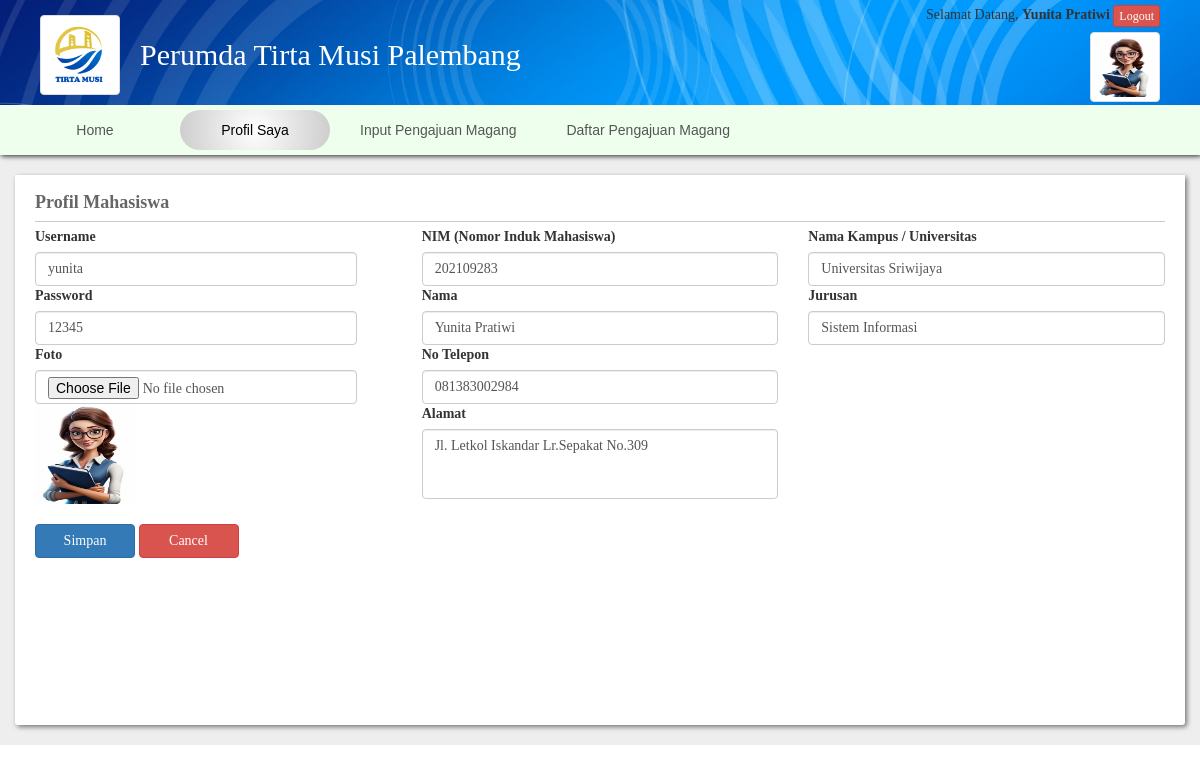
/index.php?halaman=profil (signed in), run on the app's committed database.
### tables this page shows
CREATE TABLE `mahasiswa` (
  `id_mahasiswa` int(11) NOT NULL,
  `nim` varchar(20) NOT NULL,
  `nama` varchar(30) NOT NULL,
  `jurusan` varchar(30) NOT NULL,
  `kampus` varchar(30) NOT NULL,
  `telp` varchar(20) NOT NULL,
  `alamat` text NOT NULL,
  `username` varchar(30) NOT NULL,
  `password` varchar(30) NOT NULL
);

### profil.php (the view, shortened to what this page needs)
<?php
include "koneksi.php";
$data=mysqli_fetch_array(mysqli_query($koneksi,"select * from mahasiswa where id_mahasiswa='$log_id'"));
?>
<div class="isi_conten" style="box-shadow:2px 2px 5px #777;background-color:#FFF;margin-top:15px;">
<p class="judul_conten" style="margin:5px 0 !important; padding:5px 0;">Profil Mahasiswa</p>
        <form action="" method="post" enctype="multipart/form-data" >
         <div class="row">
        	<div class="col-sm-4" style="padding-right:50px;">
				<label >Username</label>
              	<input class="form-control" name="username" value="<?=$data['username']?>" required>
                <label >Password</label>
              	<input class="form-control" name="password"   value="<?=$data['password']?>" required>
                <label >Foto</label>
              	<input class="form-control" name="foto" type="file"  >
                <img src="foto/mahasiswa/<?=$log_id?>.jpg" style="width:100px;height:100px;" />
        	</div>
            <div class="col-sm-4">
              <label >NIM (Nomor Induk Mahasiswa)</label>
              <input class="form-control" name="nim"  value="<?=$data['nim']?>"  required>
              <label >Nama </label>
              <input class="form-control" name="nama"  value="<?=$data['nama']?>"  required>
              <label >No Telepon</label>
              <input class="form-control" name="telp"  value="<?=$data['telp']?>"  required onkeypress="return goodchars(event,'0123456789',this)">
              <label >Alamat</label>
              <textarea class="form-control" name="alamat" required style="height:70px !important;"><?=$data['alamat']?></textarea>
        	</div>
             <div class="col-sm-4">
              <label >Nama Kampus / Universitas</label>
              <input class="form-control" name="kampus" value="<?=$data['kampus']?>"  required>
              <label >Jurusan</label>
              <input class="form-control" name="jurusan" value="<?=$data['jurusan']?>"  required>
        	</div>
        </div>
            <br />
            <input name="simpan" type="submit" class="btn btn-primary" value="Simpan" style="width:100px;">
            <a href="index.php"><input name="cancel" type="button" class="btn btn-danger" value="Cancel" style="width:100px;"></a>
        </form>
</div>

### index.php (shortened to what this page needs)
<?php  session_start();
include"koneksi.php";
$random_date=date("YmdHis");
if(isset($_SESSION['log_user'])){$log_user=$_SESSION['log_user'];}else{$log_user="";}
if(isset($_SESSION['log_id'])){$log_id=$_SESSION['log_id'];}else{$log_id="";}
if($log_user=="Mahasiswa")
{
	$data_log_mahasiswa=mysqli_fetch_array(mysqli_query($koneksi,"select * from mahasiswa where id_mahasiswa='$log_id'"));
	$log_pengguna=$data_log_mahasiswa['nama'];
}
else
{
	$log_pengguna=$log_user;
}
if(isset($_GET['halaman'])){$halaman=$_GET['halaman'];}else{$halaman="";}
?>
<html>
<head>
<link href="css/bootstrap.min.css" rel="stylesheet">
<link href="css/dataTables.bootstrap.min.css" rel="stylesheet">
<link href="css/style1.css?val=<?=$random_date?>" rel="stylesheet">
</head>
<body style="overflow-x:hidden;padding:0;background-color:#FFF;">
<nav class="navbar navbar-default navbar-fixed-top" style="border:none;box-shadow:2px 2px 5px rgba(0,0,0,0.1);">
   <div class="" style="overflow:hidden;box-shadow:1px 1px 5px #333;background-color:#FFF;background-image:url(img/header.jpg);background-size:cover;">
   	 <div class="container row" style="margin:0 auto;padding-top:5px;">
       <div class="col-sm-6 " style="padding:10px !important;height:100px;">
          <a href="index.php" style="text-decoration:none;" >
          	<img src="logo.png" class="img-thumbnail" style="width:80px;height:80px;position:absolute;">
            <p style="font-size:30px;line-height:20px;font-family:Cambria;color:#FFF;margin-left:100px;margin-top:30px;">Perumda Tirta Musi Palembang</p>
          </a>
        </div>
       <div class="col-sm-6">
        <?php if($log_user==""){?>
            <?php } else {?>
            <div style="text-align:right;color:#333;font-size:14px;font-family:Cambria;position:absolute;right:10px;top:0px;">
        	Selamat Datang, <b><?=$log_pengguna?></b>
            <a href="?halaman=logout" class="btn btn-xs btn-danger" onClick="return confirm('Keluar?')">Logout</a>
            <br>
            <?php if($log_user=="Mahasiswa")
			{
				echo"<img src='foto/mahasiswa/$log_id.jpg' class='img-thumbnail' style='width:70px;height:70px;margin-top:5px;'>";
			}
			?>
            </div>
            <?php } ?>
       </div>
     </div>
     <div class="" style="background-color:#EFE;padding:0;" >
      		<div class="container menu_atas" style="padding:0;">
      		<ul style="margin:0;padding:0;">
            <?php if($log_user=="Admin"){?>
                <a href="?halaman=daftar_mahasiswa"><li <?php if($halaman=="daftar_mahasiswa"){echo" class='active'";}?>> Daftar mahasiswa</li></a>
                <a href="?halaman=daftar_pengajuan"><li <?php if($halaman=="daftar_pengajuan"){echo" class='active'";}?>> Daftar Pengajuan</li></a>
                <a href="?halaman=absensi"><li <?php if($halaman=="absensi"){echo" class='active'";}?>> Absensi Kerja Praktik</li></a>
                <a href="?halaman=nilai"><li <?php if($halaman=="nilai"){echo" class='active'";}?>> Penilaian</li></a>
            <?php } elseif($log_user=="Pimpinan"){?>
                <a href="?halaman=laporan_mahasiswa"><li <?php if($halaman=="laporan_mahasiswa"){echo" class='active'";}?>>Laporan Mahasiswa</li></a>
                <a href="?halaman=laporan_magang"><li <?php if($halaman=="laporan_magang"){echo" class='active'";}?>>Laporan Magang</li></a>
            <?php } elseif($log_user=="Mahasiswa"){?>
            	<a href="?halaman=home" ><li <?php if($halaman=="home"){echo" class='active'";}?>>Home</li></a>
            	<a href="?halaman=profil"><li <?php if($halaman=="profil"){echo" class='active'";}?>> Profil Saya</li></a>
                <a href="?halaman=input_pengajuan"><li <?php if($halaman=="input_pengajuan"){echo" class='active'";}?>> Input Pengajuan Magang</li></a>
        		<a href="?halaman=pengajuan_magang"><li <?php if($halaman=="pengajuan_magang"){echo" class='active'";}?>> Daftar Pengajuan Magang</li></a>
            <?php } ?>
            </ul>
      		</div>
      </div>
  </div>
</nav>
<div class="frame_container" style="padding-top:160px;background-color:#EEE;">
<div class="container" style="padding:0;min-height:400px;">
            <?php
            if($halaman=="home"){include"home.php";}
            elseif($halaman=="registrasi"){include"registrasi.php";}
            elseif($halaman=="input_pengajuan"){include"input_pengajuan.php";}
            elseif($halaman=="pengajuan_magang"){include"pengajuan_magang.php";}
            elseif($halaman=="profil_perusahaan"){include"profil_perusahaan.php";}
            elseif($halaman=="sertifikat"){include"sertifikat.php";}
            elseif($halaman=="daftar_mahasiswa"){include"daftar_mahasiswa.php";}
            elseif($halaman=="daftar_pengajuan"){include"daftar_pengajuan.php";}
            elseif($halaman=="daftar_pengajuan_magang"){include"daftar_pengajuan_magang.php";}
            elseif($halaman=="ambil_kode"){include"ambil_kode.php";}
            elseif($halaman=="absensi"){include"absensi.php";}
            elseif($halaman=="nilai"){include"nilai.php";}
            elseif($halaman=="mahasiswa"){include"mahasiswa.php";}
            elseif($halaman=="laporan_mahasiswa"){include"laporan_mahasiswa.php";}
            elseif($halaman=="laporan_magang"){include"laporan_magang.php";}
            elseif($halaman=="profil"){include"profil.php";}
            elseif($halaman=="login"){include"login.php";}
            elseif($halaman=="logout"){include"logout.php";}
            else
			{
				include"home.php";
			}
            ?>
</div>
</div>
</body>
</html>

### css/style1.css (style rules this page uses)
.menu_atas li { text-align:center;display:block;float:left;font-size:14px;text-transform:capitalize;font-family:Arial;min-width:150px;color:#555;height:40px;padding:10px 20px;margin:5px;border-radius:20px; }
.menu_atas a { color:#FFF; }
.menu_atas a .active { color:#000;background:radial-gradient(circle at center, #FFF,#CCC); }
.judul_conten { font-size:18px;padding:20px;text-transform:capitalize;font-weight:bold;font-family:Cambria;color:#666;border-bottom:1px solid #CCC; }
.isi_conten { padding:5px 20px 20px 20px;border-radius:0 0 3px 3px;min-height:550px !important;margin-bottom:20px;text-align:justify;font-size:14px; }
* { font-family:Cambria; }
textarea { height:100px !important;resize:none; }
body { font-size:12px; }

### index.php (style rules this page uses)
* { font-family:Calibri; }

### data on the page
mahasiswa: nama "Yunita Pratiwi", username "yunita", password "12345", nim "202109283", telp "081383002984", alamat "Jl. Letkol Iskandar Lr.Sepakat No.309", kampus "Universitas Sriwijaya", jurusan "Sistem Informasi"
